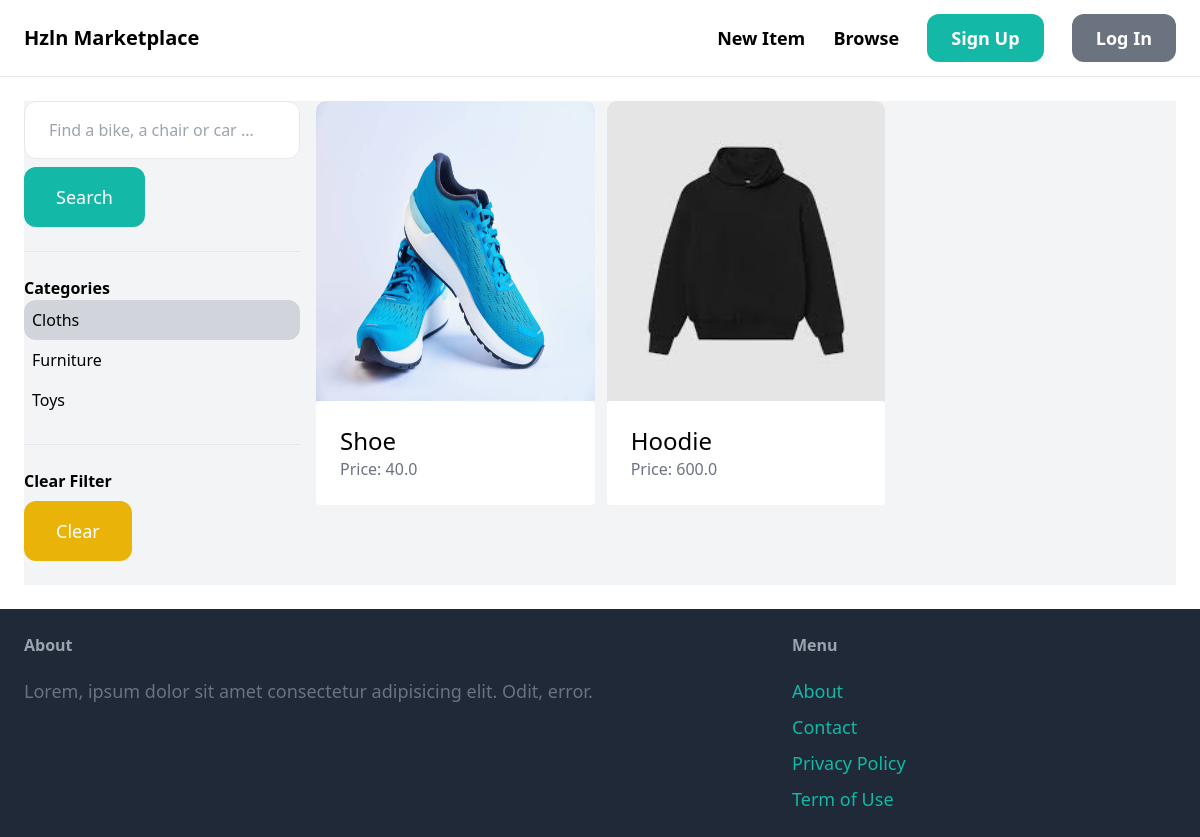
The page /items/?query&category=3 on the database its author committed.
### item/models.py (models this page shows, shortened)
class Category(models.Model):
    name = models.CharField(max_length=255)
    class Meta:
        ordering = ('name',)
        verbose_name_plural = 'Categories'

class Item(models.Model):
    category = models.ForeignKey(Category, related_name='items', on_delete=models.CASCADE)
    name = models.CharField(max_length=255)
    description = models.TextField(blank=True, null=True)
    price = models.FloatField()
    image = models.ImageField(upload_to='items_images', blank=True, null=True)
    is_sold = models.BooleanField(default=False)
    created_by = models.ForeignKey(User, related_name='items', on_delete=models.CASCADE)
    created_at = models.DateTimeField(auto_now_add=True)

### item/views.py (the view)
# urls.py: path('', views.items_browse, name='items'),
def items_browse(request):
    query = request.GET.get('query', '')
    categories = Category.objects.all()
    category_id = request.GET.get('category', 0)
    items = Item.objects.filter(is_sold=False)
    if category_id:
        items = items.filter(category_id=category_id)
    if query:
        items = items.filter(Q(name__icontains=query) | Q(description_icontains=query))
    return render(request, 'item/items.html', {
        'items': items,
        'query': query,
        'categories': categories,
        'category_id': int(category_id)
    })

### item/templates/item/items.html (shortened to what this page needs)
{% extends 'core/base.html' %}
{% block content %}
<div class="pb-6 grid grid-cols-4 gap-4 bg-gray-100">
    <div class="col-span-1">
        <form method="get" action="{% url 'item:items' %}">
            <input name="query" type="text" class="w-full py-4 px-6 border rounded-xl" value="{{ query }}"
                placeholder="Find a bike, a chair or car ...">
            <button class="mt-2 py-4 px-8 text-lg bg-teal-500 text-white rounded-xl">
                Search
            </button>
        </form>
        <hr class="my-6">
        <p class="font-semibold">Categories</p>
        <ul>
            {% for category in categories %}
            <li class="py-2 px-2 rounded-xl
                {% if category.id == category_id %}
                    bg-gray-300
                {% endif %}
            ">
                <a href="{% url 'item:items' %}?query{{ query }}&category={{ category.id }}"> {{ category.name }}</a>
            </li>
            {% endfor %}
        </ul>
        <hr class="my-6">
        <p class="font-semibold"> Clear Filter</p>
        <ul>
            <li>
                <a href="{% url 'item:items' %}"
                    class="mt-2 py-4 px-8 inline-block bg-yellow-500 text-lg rounded-xl text-white">Clear</a>
            </li>
        </ul>
    </div>
    <div class="col-span-3">
        <div class="grid grid-cols-3 gap-3">
            {% for item in items %}
            <div>
                <a href="{% url 'item:detail' item.id %}">
                    <div>
                        <img src="{{ item.image.url }}" class="rounded-t-[0.625rem] h-[300px] rounded-b-none w-full">
                    </div>
                    <div class="p-6 bg-white rounded ">
                        <h2 class="text-2xl">
                            {{ item.name }}
                        </h2>
                        <p class="text-gray-500">
                            Price: {{ item.price }}
                        </p>
                    </div>
                </a>
            </div>
            {% endfor %}
        </div>
    </div>
</div>
{% endblock %}

### rows shown on the page
Category: name "Cloths"
Category: name "Furniture"
Category: name "Toys"
Item: image (picture), name "Shoe", price "40.0"
Item: image (picture), name "Hoodie", price "600.0"
